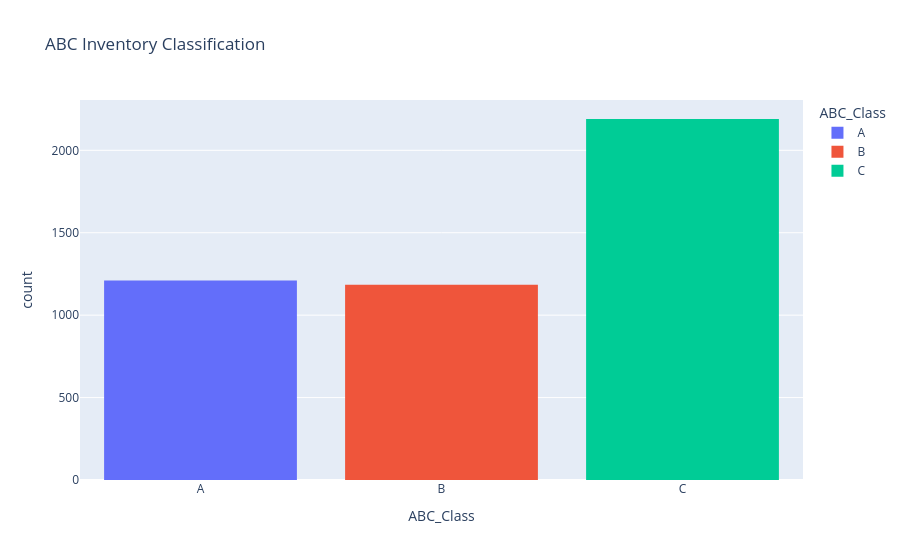

Notebook source saved alongside this figure:
### Code cell
# =========================================================
# 📊 ABC Distribution
# =========================================================

fig = px.histogram(

    inventory_df,
    x="ABC_Class",
    color="ABC_Class",
    title="ABC Inventory Classification"

)

fig.show()

### Figure 1 — Plotly figure (JSON) as saved in the notebook; plotly's stock layout.template omitted (floating-point values rounded to 4 significant figures; data arrays with more than 128 entries replaced by an {"elided": "..."} marker saying what was removed)
{"data": [{"bingroup": "x", "hovertemplate": "ABC_Class=%{x}<br>count=%{y}<extra></extra>", "legendgroup": "A", "marker": {"color": "#636efa", "pattern": {"shape": ""}}, "name": "A", "orientation": "v", "showlegend": true, "type": "histogram", "x": {"elided": "1211 str values"}, "xaxis": "x", "yaxis": "y"}, {"bingroup": "x", "hovertemplate": "ABC_Class=%{x}<br>count=%{y}<extra></extra>", "legendgroup": "B", "marker": {"color": "#EF553B", "pattern": {"shape": ""}}, "name": "B", "orientation": "v", "showlegend": true, "type": "histogram", "x": {"elided": "1184 str values"}, "xaxis": "x", "yaxis": "y"}, {"bingroup": "x", "hovertemplate": "ABC_Class=%{x}<br>count=%{y}<extra></extra>", "legendgroup": "C", "marker": {"color": "#00cc96", "pattern": {"shape": ""}}, "name": "C", "orientation": "v", "showlegend": true, "type": "histogram", "x": {"elided": "2190 str values"}, "xaxis": "x", "yaxis": "y"}], "layout": {"barmode": "relative", "legend": {"title": {"text": "ABC_Class"}, "tracegroupgap": 0}, "title": {"text": "ABC Inventory Classification"}, "xaxis": {"anchor": "y", "categoryarray": ["A", "B", "C"], "categoryorder": "array", "domain": [0, 1], "title": {"text": "ABC_Class"}}, "yaxis": {"anchor": "x", "domain": [0, 1], "title": {"text": "count"}}}}
